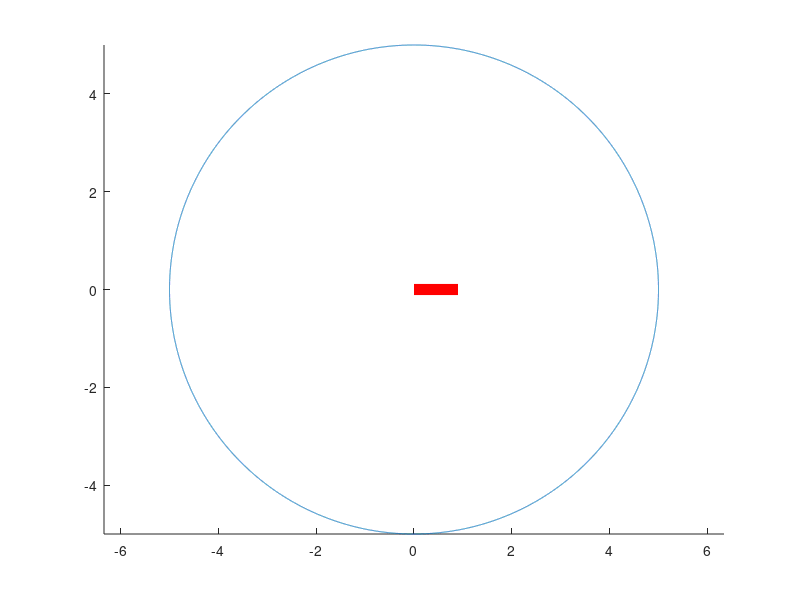

This chart was generated by the following MATLAB code:
rb=input("Enter the value base circle radius: ");
e= input("Enter offset value: ");
Emax_rise=input("Enter the maximum driving eccentricity during rise: ");
Emax_fall=input("Enter the maximum driving eccentricity during fall: ");
Rho_min= input("Enter the minimum radius of curvature of cam profile: ");
n= input("Enter the number of cycles: ");
Alpha=0:0.01:360;
Alp=Alpha*pi/180;
hold on;
axis('equal');
polar(Alp,rb*ones(1,length(Alp)));
plot([0,1],[0,0],'--r','linewidth',8);
Theta_initial=0;
r_point=rb*ones(1,100);
for i=1:n
  C1=input("Enter the follower motion for cycle \n1: 1.SHM\n 2. Parabolic\n 3. Cycloidal\n 4. Dwell\n");
  if(C1==1||C1==2||C1==3)
  C2=input("1. rise or 2. fall :");
  if(C2==1)
    L=input("Enter the value of lift:");
    Theta_r=input("Enter the angle of rise: ");
    Theta_rise=Theta_r*pi/180;
  else
    F=input("Enter the value of fall: ");
    Theta_f=input("Enter the angle of fall: ");
    Theta_fall=Theta_f*pi/180;
  endif;
  if(C1==1)
    if(C2==1)
      Theta_rise_1=linspace(Theta_initial,Theta_initial+Theta_rise,100);
      for j=1:100
        Theta_point(j)=(pi/2)-atan((L/2*pi/Theta_rise*sin(Theta_rise_1(j)*pi/Theta_rise))/(rb+((L/2)*(1-cos(Theta_rise_1(j)*pi/Theta_rise)))));
        r_point(j)=sqrt((rb+(L/2*cos(Theta_rise_1(j)*pi/Theta_rise)))^2 + (L/2*pi/Theta_rise*sin(Theta_rise_1(j)*pi/Theta_rise))^2);
        polar(Theta_point(j),r_point(j),'r');
      end;
      Theta_initial+=Theta_rise;
    endif;
    if(C2==2)
      Theta_fall_1=linspace(Theta_initial,Theta_initial+Theta_fall,100);
      for j=1:100
        Theta_point(j)=(pi/2)-atan((L/2*pi/Theta_fall*sin(Theta_fall_1(j)*pi/Theta_fall))/(rb+((L/2)*(1-cos(Theta_fall_1(j)*pi/Theta_fall)))));
        r_point(j)=sqrt((rb+(L/2*cos(Theta_fall_1(j)*pi/Theta_fall)))^2 + (L/2*pi/Theta_fall*sin(Theta_fall_1(j)*pi/Theta_fall))^2);
        polar(Theta_point(j),r_point(j),'r');
      end;
      Theta_initial+=Theta_fall;  
    endif;
  endif; 
  endif;
  if(C1==4)
    Theta_d=input("angle of dwell: ");
    Theta_dwell=Theta_d*pi/180;
    r_point=r_point(100)*ones(1,100);
    Theta_dwell_1=linspace(Theta_initial,Theta_initial+Theta_dwell,100);
    Theta_point(j)=(pi/2)-atan((L/2*pi/Theta_dwell*sin(Theta_dwell_1(j)*pi/Theta_dwell))/(rb+((L/2)*(1-cos(Theta_dwell_1(j)*pi/Theta_dwell)))));
    r_point(j)=sqrt((rb+(L/2*cos(Theta_dwell_1(j)*pi/Theta_dwell)))^2 + (L/2*pi/Theta_dwell*sin(Theta_dwell_1(j)*pi/Theta_dwell))^2);
    for j=1:100
      polar(Theta_point(j),r_point(j),'r');
    end;
    Theta_initial+=Theta_dwell;
    endif;
 end;
 
 